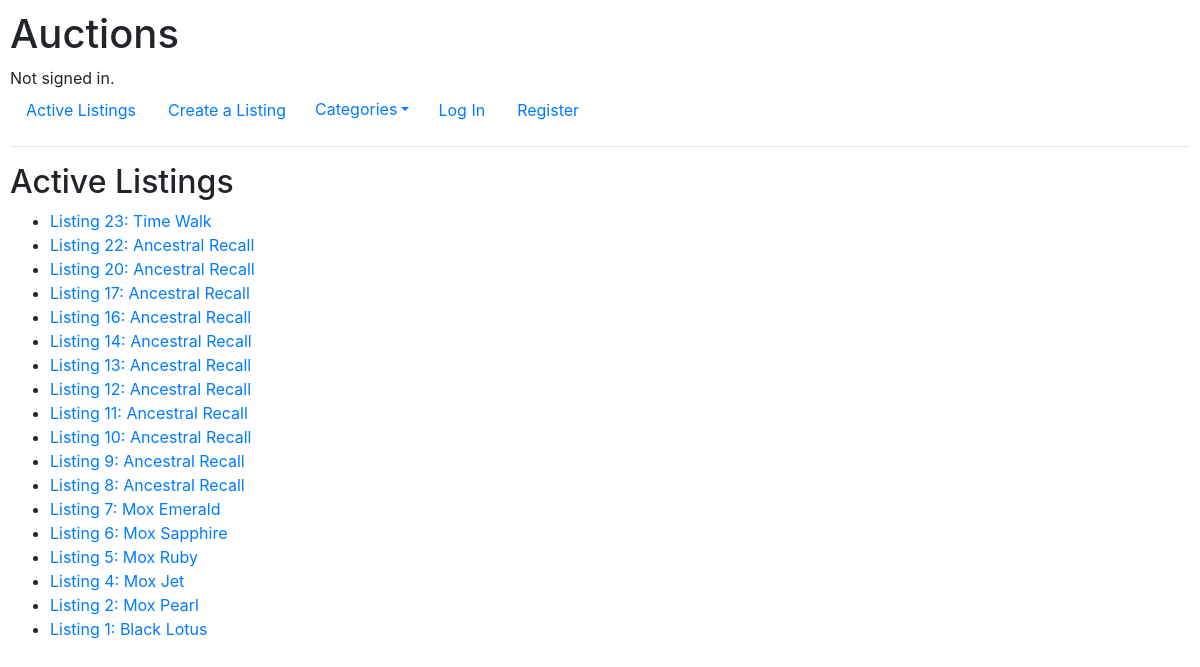
The app's page /, older data.
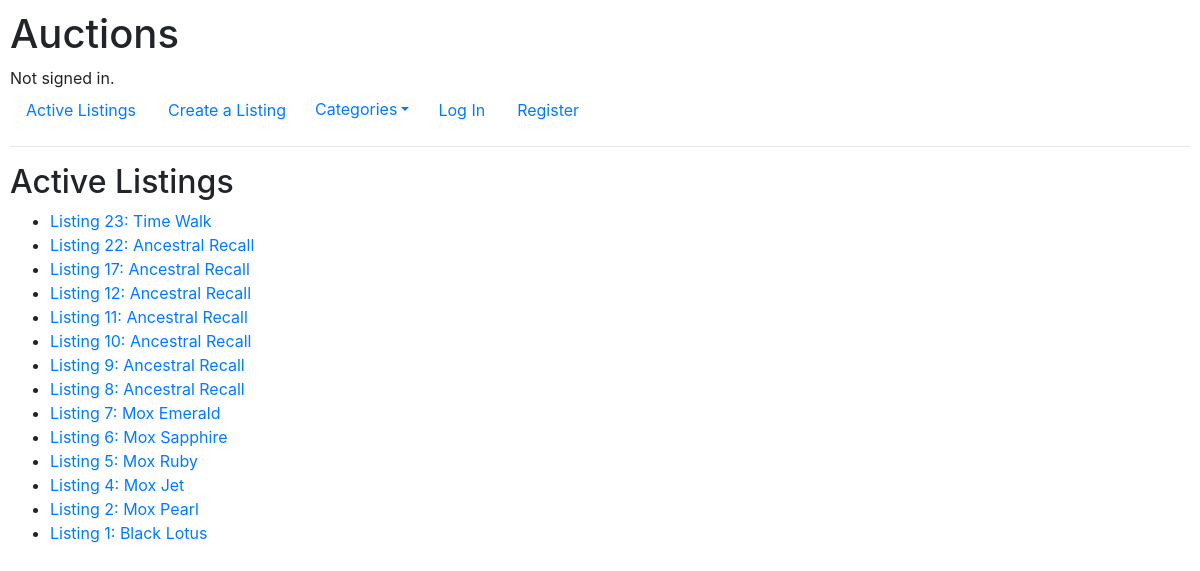
The same page, newer data.
### auctions/models.py (models this page shows, shortened)
class Listing(Model):
    CATEGORIES = (
        ("BO", "Books, Movies & Music"),
        ("BU", "Business & Industrial"),
        ("CO", "Collectibles & Art"),
        ("EL", "Electronics"),
        ("FA", "Fashion"),
        ("HE", "Health & Beauty"),
        ("HO", "Home & Garden"),
        ("MO", "Motors"),
        ("SP", "Sports"),
        ("TO", "Toys & Hobbies"),
        ("OT", "Other"),
    )
    name = CharField(max_length=64)
    category = CharField(choices=CATEGORIES, max_length=24)
    description = TextField(max_length=480)
    image_url = URLField(blank=True)
    list_price = DecimalField(max_digits=9, decimal_places=2)
    is_active = BooleanField()
    lister = ForeignKey(User, on_delete=CASCADE)

### auctions/views.py (the view)
# urls.py: path("",                    views.index,            name="index"),
def index(request):
    return render(request, "auctions/index.html", {
        "categories": CATEGORIES,
        "listings": models.Listing.objects.filter(is_active=True).order_by("-id")
    })

### auctions/templates/auctions/index.html
{% extends "auctions/layout.html" %}
{% block body %}
    <h2>Active Listings</h2>
    <ul>
        {% for listing in listings %}
            <li><a href="{% url 'read' listing.id listing.name %}">Listing {{listing.id}}: {{listing.name}}</a></li>
        {% endfor %}
    </ul>
{% endblock %}

Row changes from the older to the newer data that the page shows:
no longer on this page (row edited): Listing: id "20", name "Ancestral Recall"
no longer on this page (row edited): Listing: id "16", name "Ancestral Recall"
no longer on this page (row edited): Listing: id "14", name "Ancestral Recall"
no longer on this page (row edited): Listing: id "13", name "Ancestral Recall"
